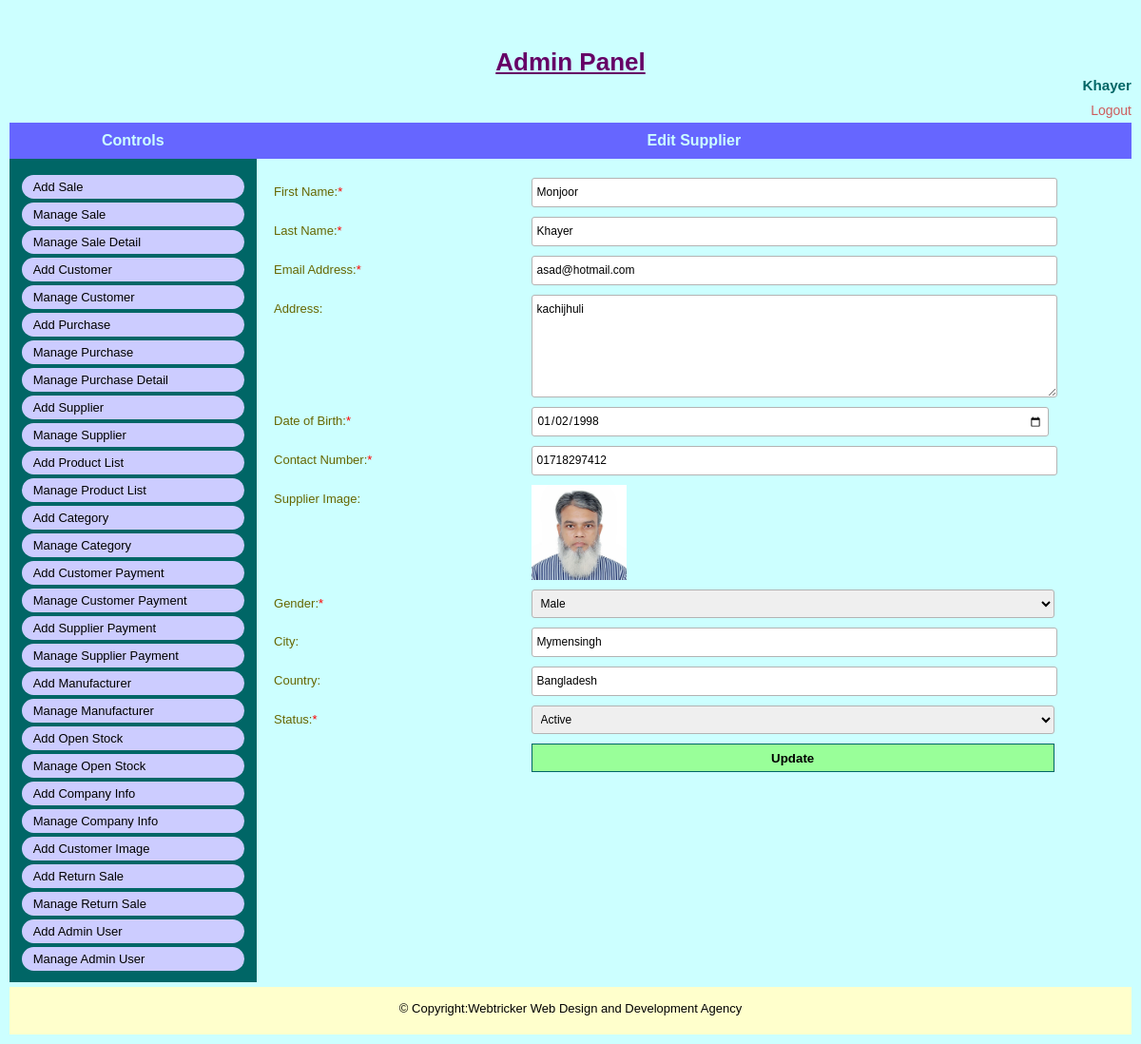
The page /admin/edit_supplier.php?id=1 (signed in) on the database its author committed.
### tables this page shows
CREATE TABLE `tbl_supplier_info` (
  `supplier_id` int(4) NOT NULL,
  `first_name` varchar(50) NOT NULL,
  `last_name` varchar(50) NOT NULL,
  `address` text NOT NULL,
  `contact_no` varchar(11) NOT NULL,
  `email_address` varchar(100) NOT NULL,
  `supplier_image` varchar(100) NOT NULL,
  `date_of_birth` date NOT NULL,
  `manufact_id` int(4) NOT NULL,
  `gender` varchar(6) NOT NULL,
  `city` varchar(50) NOT NULL,
  `country` varchar(50) NOT NULL,
  `status` tinyint(1) NOT NULL,
  `deletion_status` tinyint(1) NOT NULL,
  `created_date_time` timestamp NOT NULL DEFAULT current_timestamp() ON UPDATE current_timestamp()
);

### admin/edit_supplier.php (called while the page is built, shortened)
<?php
$supplier_id=$_GET['id'];
include 'admin_master_page.php';

### classes/database.php (called while the page is built, shortened)
<?php
class Database {
    public function connect() {
        $this->host_name="localhost";
        $this->user_name="u430957945_db_sales_inven";
        $this->password="Inven1254$";
        $this->database_name="u430957945_db_sales_inven";
        $conn= new mysqli($this->host_name,$this->user_name,$this->password,$this->database_name);
        return $conn;
    }
}
?>

### classes/admin.php (called while the page is built, shortened)
<?php
require_once '../classes/database.php';
class Admin extends Database {
    public function select_supplier_info_by_id($supplier_id)
    {
        $sql="SELECT * FROM tbl_supplier_info WHERE supplier_id='$supplier_id'";
        $query_result= $this->connect()->query($sql);
        return $query_result;
    }
}

### admin/pages/edit_supplier_form.php (the view, shortened to what this page needs)
<?php
    $result=$obj_admin->select_supplier_info_by_id($supplier_id);
    $supplier_info= mysqli_fetch_assoc($result);
?>
<div class="common_wrap">
    <div class="common_title">
        <h4>Edit Supplier</h4>
    </div>
    <form name="edit_supplier" action="" method="post" enctype="multipart/form-data" onsubmit="return validateStandard(this)">
        <div class="input_wrap">
            <label>First Name:<span class="required_field">*</span></label>
            <input type="text" name="first_name" value="<?php echo $supplier_info['first_name']?>" maxlength="50" required regexp="JSVAL_RX_ALPHA" err="Please Enter Valid First Name">
        </div>
        <div class="input_wrap">
            <label>Last Name:<span class="required_field">*</span></label>
            <input type="text" name="last_name" value="<?php echo $supplier_info['last_name']?>" maxlength="50" required regexp="JSVAL_RX_ALPHA" err="Please Enter Valid Last Name">
        </div>
        <div class="input_wrap">
            <label>Email Address:<span class="required_field">*</span></label>
            <input type="email" name="email_address" value="<?php echo $supplier_info['email_address']?>" maxlength="100" required regexp="JSVAL_RX_EMAIL" err="Please Enter Valid Email Address">
        </div>
        <div class="input_wrap">
            <label>Address:</label>
            <textarea name="address"><?php echo $supplier_info['address']?></textarea>
        </div>
        <div class="input_wrap">
            <label>Date of Birth:<span class="required_field">*</span></label>
            <input type="date" name="date_of_birth" value="<?php echo $supplier_info['date_of_birth']?>" required regexp="JSVAL_RX_DATE" err="Please Enter Valid Date of Birth">
        </div>
        <div class="input_wrap">
            <label>Contact Number:<span class="required_field">*</span></label>
            <input type="text" name="contact_no" value="<?php echo $supplier_info['contact_no']?>" required regexp="JSVAL_RX_NUMERIC" err="Please Enter Valid Contact Number" maxlength="11">
        </div>
        <div class="input_wrap">
            <label>Supplier Image:</label>
            <div class="image_wrap">
                <img src="<?php echo $supplier_info['supplier_image']?>" alt="Image">
            </div>
        </div>
        <div class="input_wrap">
            <label>Gender:<span class="required_field">*</span></label>
            <select name="gender" required exclude=" ">
                <option value="male">Male</option>
            </select>
        </div>
        <div class="input_wrap">
            <label>City:</label>
            <input type="text" name="city" value="<?php echo $supplier_info['city']?>" maxlength="50">
        </div>
        <div class="input_wrap">
            <label>Country:</label>
            <input type="text" name="country" value="<?php echo $supplier_info['country']?>" maxlength="50">
        </div>
        <div class="input_wrap">
            <label>Status:<span class="required_field">*</span></label>
            <select name="status" required exclude=" ">
                <option value="1">Active</option>
            </select>
        </div>
        <div class="input_wrap">
            <label>&nbsp;</label>
            <input type="submit" name="btn" value="Update">
        </div>
    </form>
</div>

### asset/css/style.css (style rules this page uses)
body { background-color:#000;color:#000;margin:0;padding:0;font-family:sans-serif;font-size:13px }
h1,h2,h3,h4,h5,h6 { margin:0;padding:0; }
.header_wrap,.menu,.content_wrap,.footer_wrap,.user_info,.admin_content,.common_title,.common_wrap, .view_content,.page_content,.image_wrap,.slide_wrap,.slide_inner,.slide,.sidebar_box_wrap,.sidebar_box, .gallery,.gallery_image_outer,.gallery_image_outer a,.gallery_detail,.common_description,.home_link, .sidebar_box ul,.notice_detail,.front_form_wrap,.front_form_wrap .input_wrap,.event_entry_detail, .student_detail_wrap,.result_detail,.front_content_wrap,.class_routine_details,.routine_display { float:left;position:relative;width:100%; -webkit-box-sizing:border-box; -moz-box-sizing:border-box; box-sizing:border-box }
.input_wrap { float:left;position:relative;width:60%;margin:10px 10% 0 27% }
.input_wrap label { float:left;position:relative;width:20%;margin:7px 0 0;padding:0 }
.input_wrap input[type=text],.input_wrap input[type=password],.input_wrap textarea,.input_wrap select, .input_wrap input[type=email],.input_wrap input[type=date],.input_wrap input[type=number] { float:left;width:40%;height:23px;border:1px solid #b3b3b3;margin:0;padding:3px 5px; line-height:20px;color:black;font:400 12px/23px Arial, Helvetica, sans-serif; -webkit-border-radius:3px;-moz-border-radius:3px;border-radius:3px }
.input_wrap input[type=submit] { border:none;width:42%;height:30px;font-weight:700; margin:0;padding:0;background-color:#99ff99;cursor:pointer }
.admin_page h4 { text-align:center;color:#ccffff;padding:10px 0;margin:0 0 10px 0;font-size:16px; background-color:#6666ff }
.admin_page .input_wrap { width:98%;margin:10px 0 0 2% }
.admin_page .input_wrap input[type=text],.admin_page .input_wrap input[type=password], .admin_page .input_wrap textarea,.admin_page .input_wrap input[type=email], .admin_page .input_wrap input[type=date] { width:60%; }
.admin_page .input_wrap textarea,.home_detail_wrap textarea { min-height:100px;height:100px;max-height:100px;max-width:60% }
.admin_page .input_wrap input[type=submit] { width:61%;border:1px solid #006666 }
.admin_page .input_wrap label { width:30%;margin:7px 0 0;color:#666600 }
.admin_page .input_wrap select { width:61%;height:30px; }
.image_wrap { width:100px;height:100px;overflow:hidden }
.image_wrap img { float:left;margin:0;width:100% }
.required_field { color:red; }
.admin_page .input_wrap input[type=date] { width:59%; }

### rows shown on the page
tbl_supplier_info: first_name "Monjoor", last_name "Khayer", email_address "asad@hotmail.com", address "kachijhuli", date_of_birth "01/02/1998", contact_no "01718297412", supplier_image (picture), city "Mymensingh", country "Bangladesh"

### other values the page prints
$_SESSION['admin_name'] "Khayer"
